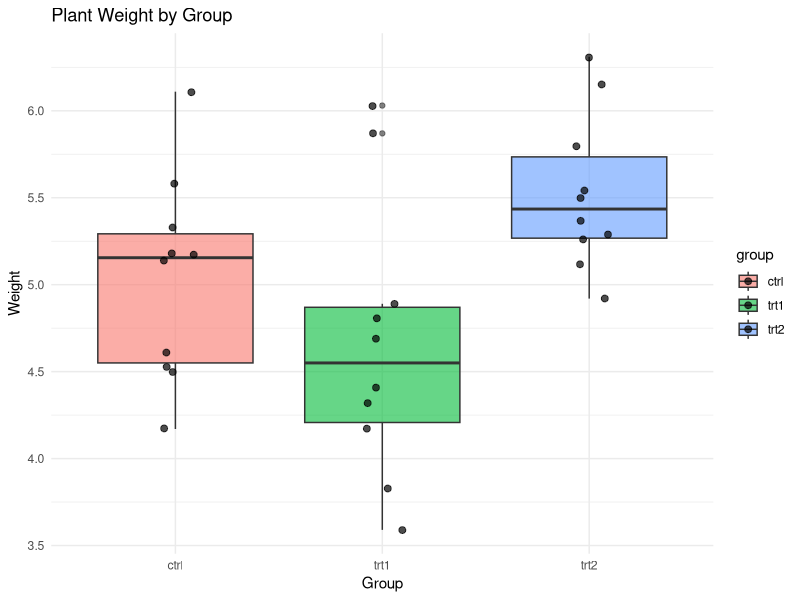
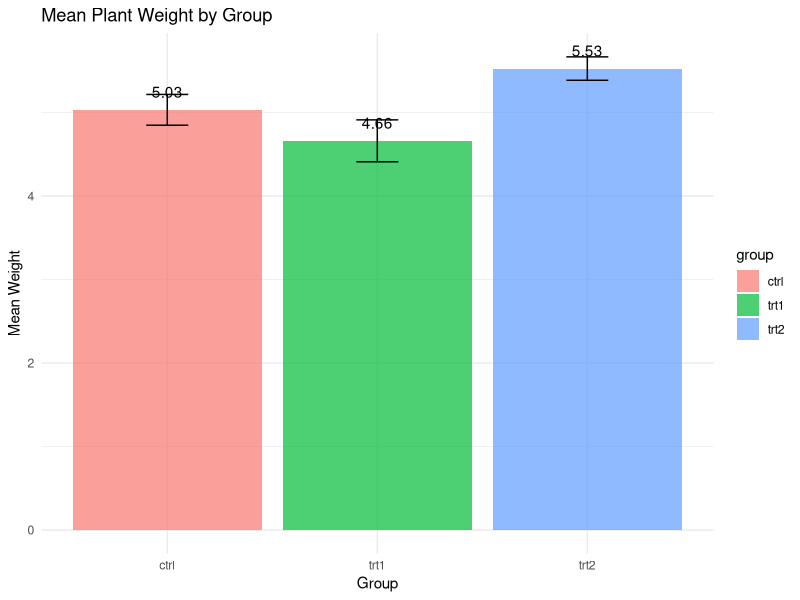
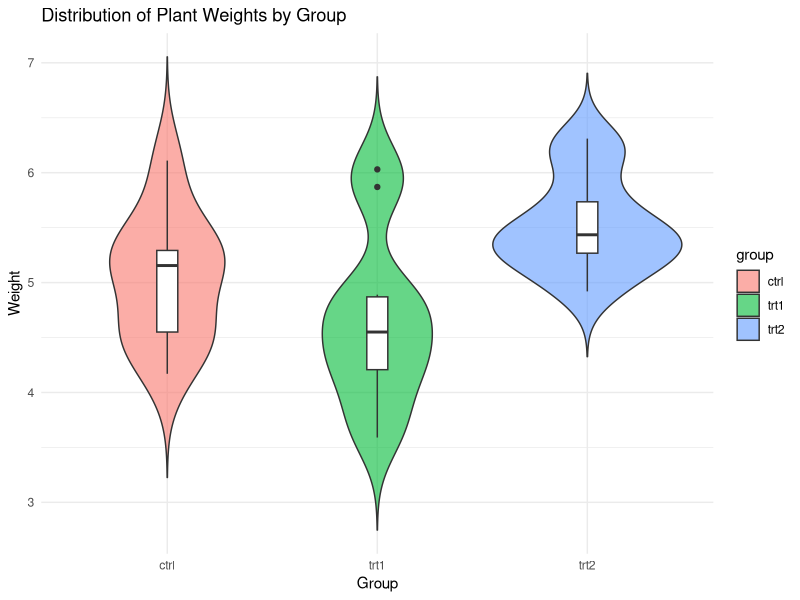

The R script that drew these images, in order:
## ---- chunk 1
head(PlantGrowth)
summary(PlantGrowth)
table(PlantGrowth$group)
## ---- chunk 2
install.packages("dplyr", repos = "https://cloud.r-project.org")
library(dplyr)
install.packages("ggplot2", repos = "https://cloud.r-project.org")
library(ggplot2)

PlantGrowth %>%
  group_by(group) %>%
  summarise(
    mean_weight = mean(weight),
    sd_weight = sd(weight),
    n = n()
  )
## ---- chunk 3
install.packages("ggplot2", repos = "https://cloud.r-project.org")
library(ggplot2)

ggplot(PlantGrowth, aes(x = group, y = weight, fill = group)) +
  geom_boxplot(alpha = 0.6) +
  geom_jitter(width = 0.1, size = 2, alpha = 0.7) +
  labs(title = "Plant Weight by Group",
       x = "Group",
       y = "Weight") +
  theme_minimal()
## ---- chunk 4
install.packages("dplyr", repos = "https://cloud.r-project.org")
library(ggplot2)
install.packages("ggplot2", repos = "https://cloud.r-project.org")
library(dplyr)

stats <- PlantGrowth %>%
  group_by(group) %>%
  summarise(
    mean_weight = mean(weight),
    se = sd(weight) / sqrt(n())
  )
ggplot(stats, aes(x = group, y = mean_weight, fill = group)) +
  geom_col(alpha = 0.7) +
  geom_errorbar(aes(ymin = mean_weight - se, ymax = mean_weight + se),
                width = 0.2, color = "black") +
  geom_text(aes(label = round(mean_weight, 2)), vjust = -1) +
  labs(title = "Mean Plant Weight by Group",
       x = "Group",
       y = "Mean Weight") +
  theme_minimal()
## ---- chunk 5
model <- aov(weight ~ group, data=PlantGrowth)
summary(model)
## ---- chunk 6
TukeyHSD(model)
## ---- chunk 7
ggplot(PlantGrowth, aes(x = group, y = weight, fill = group)) +
  geom_violin(trim = FALSE, alpha = 0.6) +
  geom_boxplot(width = 0.1, fill = "white") +
  labs(title = "Distribution of Plant Weights by Group",
       x = "Group",
       y = "Weight") +
  theme_minimal()

